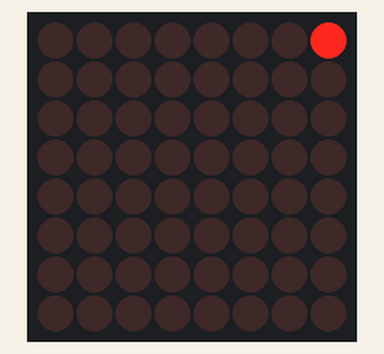
Bench run of a sketch on a simulated Arduino Uno, built with avr-gcc and run on an emulated ATmega328P. On the bench: 8×8 LED matrix. Random numbers use the default seed unless the sketch sets one.

Above: at 0.01 s.
At 4.81 s:
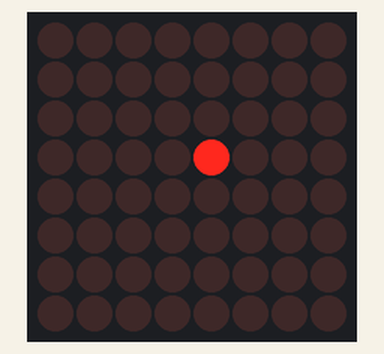
At 9.61 s:
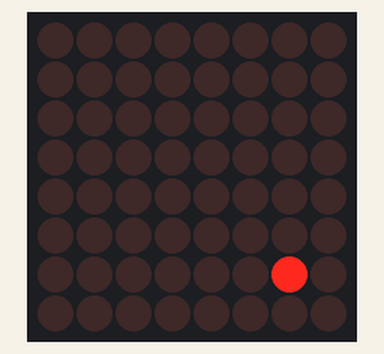
At 19.62 s:
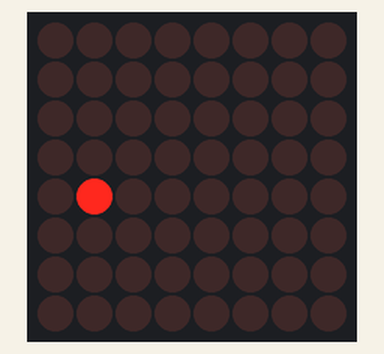
At 29.63 s:
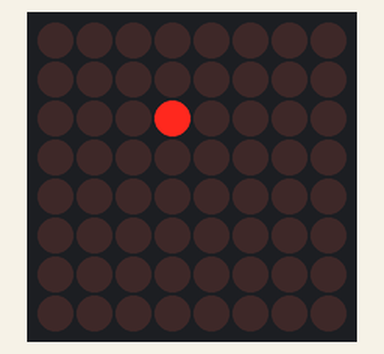
At 39.64 s:
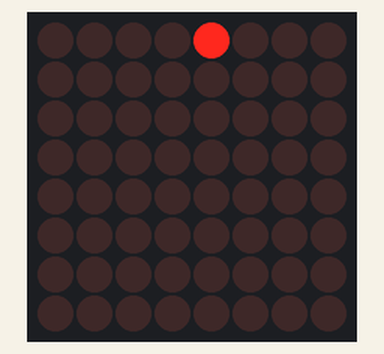

The sketch:

demo2.ino
```cpp
#include "LedControl.h"
#include "pitches.h"
#include "demo2.h"
/*
  demo2:beans falling
*/

void setup() {
  max7219_init();

  random_init();
}

void loop() {
  pro_random_beans();

  beans_falling();
}

void max7219_init()
{
  lc.shutdown(0,false);
  lc.setIntensity(0,8);
  lc.clearDisplay(0);           //max7219 init
}
```

demo2.h
```cpp
#ifndef DEMO2_H
#define DEMO2_H
#include "LedControl.h"
#include "Wire.h"
/*Pin******************************************************************************************************************/
/*max 7219*/
LedControl lc=LedControl(13,7,8,1);//max7219 pin definition

/*variable definition******************************************************************************************************************/
int16_t bean_flick_speed=50;
uint8_t bean_x = 0;     //Storage location: At which point16_t the bean falls on the x-axis
uint8_t bean_y = 0;     //Storage location: At which point16_t the bean falls on the y-axis

/*function******************************************************************************************************************/
void max7219_init();


/*random_beans*/
void random_init();
void beans_init();
void pro_random_beans();
void beans_falling();


#endif
```

random_beans.ino
```cpp
//to produce random beans
void random_init()
{randomSeed(analogRead(0));} //random init


void beans_init()
{bean_y = random(7);
 bean_x=0;}

void pro_random_beans()//produce ramdon beans
{
   beans_init();
  for(bean_x=0;bean_x<=7;)
  {
    beans_falling();
    }
}

void beans_falling()
{
  lc.setLed(0,bean_x,7-bean_y,true);
  delay(bean_flick_speed);
  lc.setLed(0,bean_x,7-bean_y,false);
  delay(bean_flick_speed);
  delay(300);
  bean_x++;
}
```
